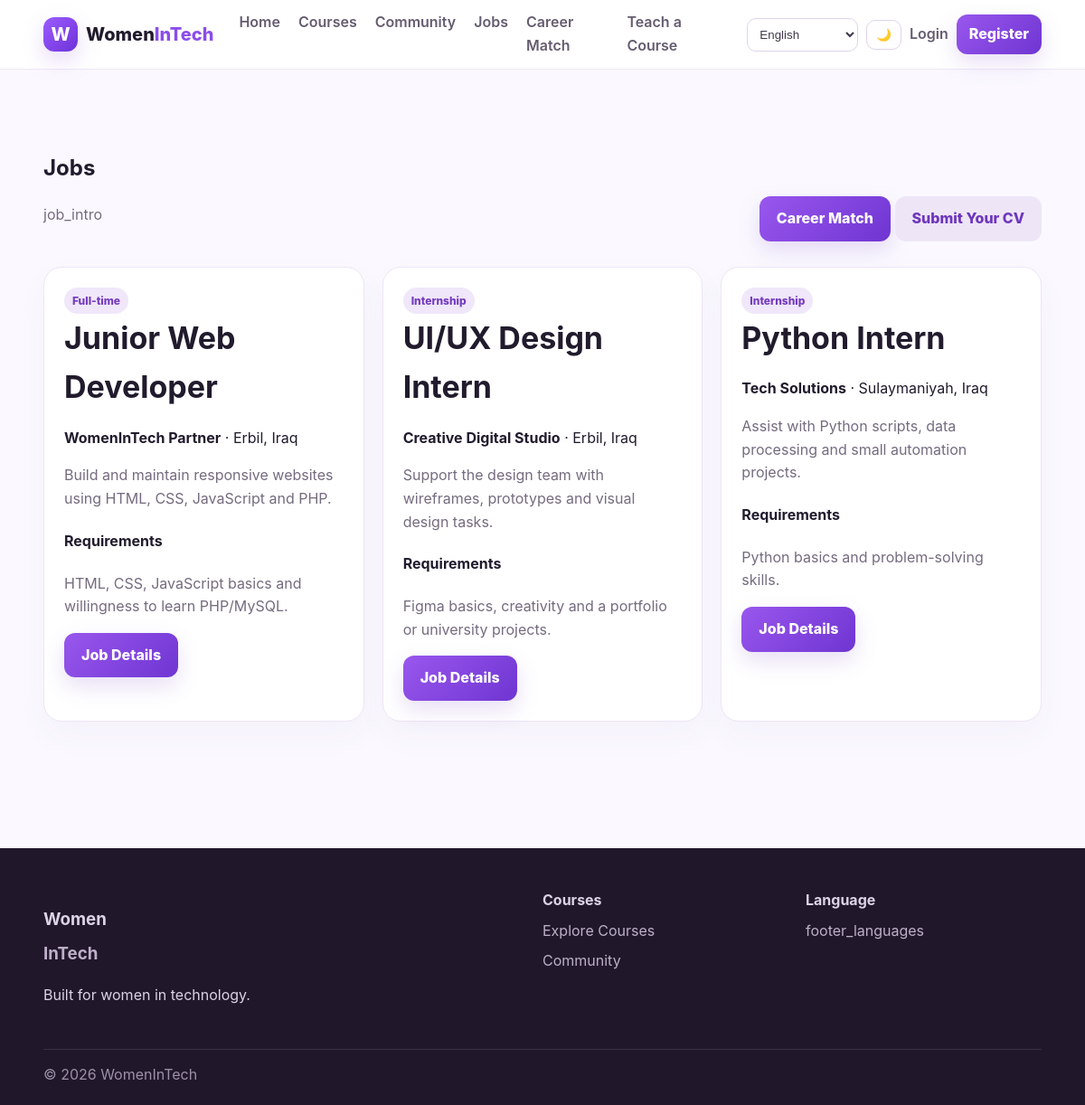
Page /jobs/index.php on the committed database.
### tables this page shows
CREATE TABLE IF NOT EXISTS jobs (
 id INT AUTO_INCREMENT PRIMARY KEY,
 title VARCHAR(255) NOT NULL,
 company VARCHAR(255) NOT NULL,
 location VARCHAR(255) NOT NULL,
 job_type VARCHAR(80) NOT NULL,
 description TEXT NOT NULL,
 requirements TEXT NULL,
 created_at TIMESTAMP DEFAULT CURRENT_TIMESTAMP
);

### includes/bootstrap.php (called while the page is built, shortened)
<?php
$lang = $_GET['lang'] ?? $_SESSION['lang'] ?? 'en';
foreach ($courseCatalogTranslations as $locale => $items) {
    $translations[$locale] = array_merge($items, $translations[$locale] ?? []);
}
function t(string $key): string {
    global $translations, $lang;
    return $translations[$lang][$key] ?? $translations['en'][$key] ?? $key;
}
function e(?string $value): string { return htmlspecialchars($value ?? '', ENT_QUOTES, 'UTF-8'); }
function localizedJob(array $job): array {
    $id=(int)($job['id']??0);
    return $job;
}
?>

### jobs/index.php (the view)
<?php
require_once __DIR__.'/../includes/bootstrap.php';
$jobs=$pdo->query("SELECT * FROM jobs ORDER BY created_at DESC")->fetchAll();
$pageTitle=t('jobs'); require __DIR__.'/../includes/header.php'; ?>
<section class="section"><div class="container">
<div class="section-head"><div><h1><?=t('jobs')?></h1><p class="muted"><?=t('job_intro')?></p></div><div><a class="btn" href="career_match.php?lang=<?=e($lang)?>"><?=t('career_match')?></a> <a class="btn secondary" href="apply.php?lang=<?=e($lang)?>"><?=t('submit_cv')?></a></div></div>
<div class="grid">
<?php foreach($jobs as $job): $job=localizedJob($job); ?><article class="card"><span class="pill"><?=e($job['job_type'])?></span><h2><?=e($job['title'])?></h2><p><strong><?=e($job['company'])?></strong> · <?=e($job['location'])?></p><p class="muted"><?=e($job['description'])?></p><h4><?=t('requirements')?></h4><p class="muted"><?=e($job['requirements'])?></p><a class="btn" href="details.php?id=<?=$job['id']?>&lang=<?=e($lang)?>"><?=t('job_details')?></a></article><?php endforeach; ?>
</div>
</div></section>
<?php require __DIR__.'/../includes/footer.php'; ?>

### assets/css/style.css (style rules this page uses)
* { box-sizing:border-box }
html { scroll-behavior:smooth }
body { margin:0;font-family:Inter,Segoe UI,Tahoma,Arial,sans-serif;background:#fbf9ff;color:#211b2d;line-height:1.6 }
a { color:inherit;text-decoration:none }
.container { width:min(1180px,92%);margin:auto }
.btn { display:inline-flex;align-items:center;justify-content:center;border:0;border-radius:12px;padding:12px 19px;background:linear-gradient(135deg,#9957ed,#6f35d2);color:#fff;font-weight:800;cursor:pointer;box-shadow:0 10px 25px #7540c62b }
.btn.secondary { background:#eee6f7;color:#6e36bd;box-shadow:none }
.section { padding:70px 0 }
.section-head { display:flex;justify-content:space-between;align-items:end;gap:20px;margin-bottom:28px }
.section h2 { font-size:34px;margin:0 0 7px }
.muted { color:#756b7f }
.grid { display:grid;grid-template-columns:repeat(3,1fr);gap:20px }
.card { background:#fff;border:1px solid #eee5f6;border-radius:20px;padding:22px;box-shadow:0 15px 35px #4d2a7b0a }
.pill { display:inline-flex;padding:5px 9px;border-radius:999px;background:#f0e7fa;color:#743bbd;font-weight:800;font-size:12px }
html[dir=ltr] body { direction:ltr;text-align:left }

### rows in the picture
jobs: job_type "Full-time", title "Junior Web Developer", company "WomenInTech Partner", location "Erbil, Iraq", description "Build and maintain responsive websites using HTML, CSS, JavaScript and PHP.", requirements "HTML, CSS, JavaScript basics and willingness to learn PHP/MySQL."
jobs: job_type "Internship", title "UI/UX Design Intern", company "Creative Digital Studio", location "Erbil, Iraq", description "Support the design team with wireframes, prototypes and visual design tasks.", requirements "Figma basics, creativity and a portfolio or university projects."
jobs: job_type "Internship", title "Python Intern", company "Tech Solutions", location "Sulaymaniyah, Iraq", description "Assist with Python scripts, data processing and small automation projects.", requirements "Python basics and problem-solving skills."

### other values in the picture
t('home') "Home"
t('courses') "Courses"
t('community') "Community"
t('jobs') "Jobs"
t('career_match') "Career Match"
t('teach_course') "Teach a Course"
t('login') "Login"
t('register') "Register"
t('job_intro') "job_intro"
t('submit_cv') "Submit Your CV"
t('footer') "Built for women in technology."
t('explore_courses') "Explore Courses"
t('language') "Language"
t('footer_languages') "footer_languages"
form field value "English"
